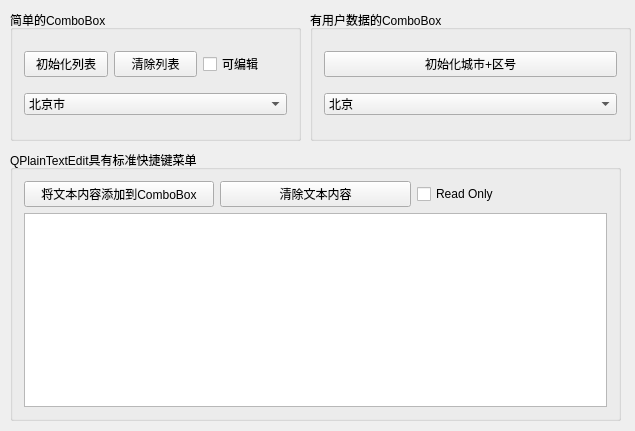
<?xml version="1.0" encoding="UTF-8"?>
<ui version="4.0">
 <class>Widget</class>
 <widget class="QWidget" name="Widget">
  <property name="geometry">
   <rect>
    <x>0</x>
    <y>0</y>
    <width>635</width>
    <height>431</height>
   </rect>
  </property>
  <property name="windowTitle">
   <string>Widget</string>
  </property>
  <widget class="QGroupBox" name="groupBox">
   <property name="geometry">
    <rect>
     <x>10</x>
     <y>10</y>
     <width>291</width>
     <height>131</height>
    </rect>
   </property>
   <property name="title">
    <string>简单的ComboBox</string>
   </property>
   <layout class="QGridLayout" name="gridLayout">
    <item row="0" column="0">
     <widget class="QPushButton" name="pushButton">
      <property name="text">
       <string>初始化列表</string>
      </property>
     </widget>
    </item>
    <item row="0" column="1">
     <widget class="QPushButton" name="pushButton_2">
      <property name="text">
       <string>清除列表</string>
      </property>
     </widget>
    </item>
    <item row="0" column="2">
     <widget class="QCheckBox" name="checkBox">
      <property name="text">
       <string>可编辑</string>
      </property>
     </widget>
    </item>
    <item row="1" column="0" colspan="3">
     <widget class="QComboBox" name="comboBox">
      <item>
       <property name="text">
        <string>北京市</string>
       </property>
       <property name="icon">
        <iconset resource="res.qrc">
         <normaloff>:/images/images/Lighthouse.jpg</normaloff>:/images/images/Lighthouse.jpg</iconset>
       </property>
      </item>
      <item>
       <property name="text">
        <string>上海市</string>
       </property>
      </item>
     </widget>
    </item>
   </layout>
  </widget>
  <widget class="QGroupBox" name="groupBox_2">
   <property name="geometry">
    <rect>
     <x>310</x>
     <y>10</y>
     <width>321</width>
     <height>131</height>
    </rect>
   </property>
   <property name="title">
    <string>有用户数据的ComboBox</string>
   </property>
   <layout class="QGridLayout" name="gridLayout_2">
    <item row="0" column="0">
     <widget class="QPushButton" name="pushButton_3">
      <property name="text">
       <string>初始化城市+区号</string>
      </property>
     </widget>
    </item>
    <item row="1" column="0">
     <widget class="QComboBox" name="comboBox_2">
      <item>
       <property name="text">
        <string>北京</string>
       </property>
      </item>
      <item>
       <property name="text">
        <string>上海</string>
       </property>
      </item>
     </widget>
    </item>
   </layout>
  </widget>
  <widget class="QGroupBox" name="groupBox_3">
   <property name="geometry">
    <rect>
     <x>10</x>
     <y>150</y>
     <width>611</width>
     <height>271</height>
    </rect>
   </property>
   <property name="title">
    <string>QPlainTextEdit具有标准快捷键菜单</string>
   </property>
   <layout class="QGridLayout" name="gridLayout_3">
    <item row="0" column="0">
     <widget class="QPushButton" name="pushButton_4">
      <property name="text">
       <string>将文本内容添加到ComboBox</string>
      </property>
     </widget>
    </item>
    <item row="0" column="1">
     <widget class="QPushButton" name="pushButton_5">
      <property name="text">
       <string>清除文本内容</string>
      </property>
     </widget>
    </item>
    <item row="0" column="2">
     <widget class="QCheckBox" name="checkBox_2">
      <property name="text">
       <string>Read Only</string>
      </property>
     </widget>
    </item>
    <item row="1" column="0" colspan="3">
     <widget class="QPlainTextEdit" name="plainTextEdit"/>
    </item>
   </layout>
  </widget>
 </widget>
 <layoutdefault spacing="6" margin="11"/>
 <resources>
  <include location="res.qrc"/>
 </resources>
 <connections/>
</ui>
